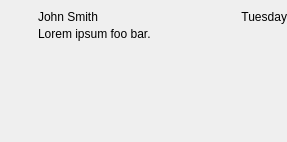
<?xml version="1.0" encoding="UTF-8"?>
<ui version="4.0">
 <class>ReplyWidget</class>
 <widget class="QWidget" name="ReplyWidget">
  <property name="geometry">
   <rect>
    <x>0</x>
    <y>0</y>
    <width>287</width>
    <height>142</height>
   </rect>
  </property>
  <property name="windowTitle">
   <string>Form</string>
  </property>
  <layout class="QHBoxLayout" name="horizontalLayout_2" stretch="0,1">
   <property name="spacing">
    <number>0</number>
   </property>
   <property name="leftMargin">
    <number>0</number>
   </property>
   <property name="topMargin">
    <number>10</number>
   </property>
   <property name="rightMargin">
    <number>0</number>
   </property>
   <property name="bottomMargin">
    <number>2</number>
   </property>
   <item>
    <layout class="QVBoxLayout" name="verticalLayout_2" stretch="0,1">
     <property name="spacing">
      <number>0</number>
     </property>
     <property name="rightMargin">
      <number>8</number>
     </property>
     <item>
      <widget class="UserThumbnail" name="user_thumb">
       <property name="minimumSize">
        <size>
         <width>30</width>
         <height>30</height>
        </size>
       </property>
       <property name="maximumSize">
        <size>
         <width>30</width>
         <height>30</height>
        </size>
       </property>
       <property name="text">
        <string/>
       </property>
       <property name="pixmap">
        <pixmap resource="resources.qrc">:/tk_multi_infopanel_activity_stream/default_user.png</pixmap>
       </property>
       <property name="scaledContents">
        <bool>true</bool>
       </property>
       <property name="alignment">
        <set>Qt::AlignHCenter|Qt::AlignTop</set>
       </property>
      </widget>
     </item>
     <item>
      <spacer name="verticalSpacer">
       <property name="orientation">
        <enum>Qt::Vertical</enum>
       </property>
       <property name="sizeType">
        <enum>QSizePolicy::Ignored</enum>
       </property>
       <property name="sizeHint" stdset="0">
        <size>
         <width>0</width>
         <height>0</height>
        </size>
       </property>
      </spacer>
     </item>
    </layout>
   </item>
   <item>
    <layout class="QVBoxLayout" name="verticalLayout" stretch="0,1">
     <property name="spacing">
      <number>3</number>
     </property>
     <item>
      <layout class="QHBoxLayout" name="horizontalLayout">
       <item>
        <widget class="QLabel" name="header_left">
         <property name="sizePolicy">
          <sizepolicy hsizetype="Preferred" vsizetype="Maximum">
           <horstretch>0</horstretch>
           <verstretch>0</verstretch>
          </sizepolicy>
         </property>
         <property name="text">
          <string>John Smith</string>
         </property>
         <property name="alignment">
          <set>Qt::AlignLeading|Qt::AlignLeft|Qt::AlignVCenter</set>
         </property>
         <property name="wordWrap">
          <bool>true</bool>
         </property>
        </widget>
       </item>
       <item>
        <widget class="QLabel" name="date">
         <property name="sizePolicy">
          <sizepolicy hsizetype="Maximum" vsizetype="Maximum">
           <horstretch>0</horstretch>
           <verstretch>0</verstretch>
          </sizepolicy>
         </property>
         <property name="text">
          <string>Tuesday</string>
         </property>
         <property name="alignment">
          <set>Qt::AlignRight|Qt::AlignTrailing|Qt::AlignVCenter</set>
         </property>
         <property name="wordWrap">
          <bool>true</bool>
         </property>
        </widget>
       </item>
      </layout>
     </item>
     <item>
      <widget class="QLabel" name="reply">
       <property name="text">
        <string>Lorem ipsum foo bar.</string>
       </property>
       <property name="alignment">
        <set>Qt::AlignLeading|Qt::AlignLeft|Qt::AlignTop</set>
       </property>
       <property name="wordWrap">
        <bool>true</bool>
       </property>
       <property name="textInteractionFlags">
        <set>Qt::LinksAccessibleByMouse|Qt::TextSelectableByMouse</set>
       </property>
      </widget>
     </item>
    </layout>
   </item>
  </layout>
 </widget>
 <customwidgets>
  <customwidget>
   <class>UserThumbnail</class>
   <extends>QLabel</extends>
   <header>..label_widgets</header>
  </customwidget>
 </customwidgets>
 <resources>
  <include location="resources.qrc"/>
 </resources>
 <connections/>
</ui>
